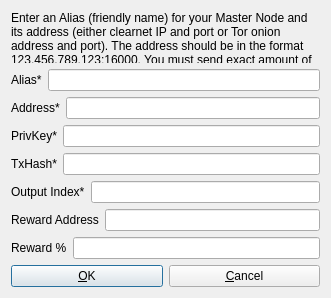
<?xml version="1.0" encoding="UTF-8"?>
<ui version="4.0">
 <class>AddEditAdrenalineNode</class>
 <widget class="QDialog" name="AddEditAdrenalineNode">
  <property name="geometry">
   <rect>
    <x>0</x>
    <y>0</y>
    <width>331</width>
    <height>298</height>
   </rect>
  </property>
  <property name="windowTitle">
   <string>Add/Edit MAZE Node</string>
  </property>
  <property name="modal">
   <bool>true</bool>
  </property>
  <layout class="QVBoxLayout" name="verticalLayout">
   <item>
    <widget class="QLabel" name="label_9">
     <property name="sizePolicy">
      <sizepolicy hsizetype="Preferred" vsizetype="Expanding">
       <horstretch>0</horstretch>
       <verstretch>0</verstretch>
      </sizepolicy>
     </property>
     <property name="text">
      <string>&lt;html&gt;&lt;head/&gt;&lt;body&gt;&lt;p&gt;Enter an Alias (friendly name) for your Master Node and its address (either clearnet IP and port or Tor onion address and port). The address should be in the format 123.456.789.123:16000. You must send exact amount of MAZE to the collateral address.&lt;/p&gt;&lt;/body&gt;&lt;/html&gt;</string>
     </property>
     <property name="wordWrap">
      <bool>true</bool>
     </property>
    </widget>
   </item>
   <item>
    <layout class="QHBoxLayout" name="horizontalLayout_4">
     <property name="bottomMargin">
      <number>0</number>
     </property>
     <item>
      <widget class="QLabel" name="label_4">
       <property name="text">
        <string>Alias*</string>
       </property>
      </widget>
     </item>
     <item>
      <widget class="QLineEdit" name="aliasLineEdit"/>
     </item>
    </layout>
   </item>
   <item>
    <layout class="QHBoxLayout" name="horizontalLayout_5">
     <property name="bottomMargin">
      <number>0</number>
     </property>
     <item>
      <widget class="QLabel" name="label_6">
       <property name="text">
        <string>Address*</string>
       </property>
      </widget>
     </item>
     <item>
      <widget class="QLineEdit" name="addressLineEdit"/>
     </item>
    </layout>
   </item>
   <item>
    <layout class="QHBoxLayout" name="horizontalLayout_3">
     <property name="bottomMargin">
      <number>0</number>
     </property>
     <item>
      <widget class="QLabel" name="label_5">
       <property name="text">
        <string>PrivKey*</string>
       </property>
      </widget>
     </item>
     <item>
      <widget class="QLineEdit" name="privkeyLineEdit"/>
     </item>
    </layout>
   </item>
   <item>
    <layout class="QHBoxLayout" name="horizontalLayout_2">
     <property name="bottomMargin">
      <number>0</number>
     </property>
     <item>
      <widget class="QLabel" name="label_2">
       <property name="text">
        <string>TxHash*</string>
       </property>
      </widget>
     </item>
     <item>
      <widget class="QLineEdit" name="txhashLineEdit"/>
     </item>
    </layout>
   </item>
   <item>
    <layout class="QHBoxLayout" name="horizontalLayout_8">
     <property name="bottomMargin">
      <number>0</number>
     </property>
     <item>
      <widget class="QLabel" name="label_8">
       <property name="text">
        <string>Output Index*</string>
       </property>
      </widget>
     </item>
     <item>
      <widget class="QLineEdit" name="outputindexLineEdit"/>
     </item>
    </layout>
   </item>
   <item>
    <layout class="QHBoxLayout" name="horizontalLayout_6">
     <property name="bottomMargin">
      <number>0</number>
     </property>
     <item>
      <widget class="QLabel" name="label_3">
       <property name="text">
        <string>Reward Address</string>
       </property>
      </widget>
     </item> 
     <item>
      <widget class="QLineEdit" name="rewardaddressLineEdit"/>
     </item>
    </layout>
   </item>
   <item>
    <layout class="QHBoxLayout" name="horizontalLayout_7">
     <property name="bottomMargin">
      <number>0</number>
     </property>
     <item>
      <widget class="QLabel" name="label_7">
       <property name="text">
        <string>Reward %</string>
       </property>
      </widget>
     </item>
     <item>
      <widget class="QLineEdit" name="rewardpercentageLineEdit"/>
     </item>
    </layout>
   </item>
   <item>
    <layout class="QHBoxLayout" name="horizontalLayout_Buttons">
     <item>
      <widget class="QPushButton" name="okButton">
       <property name="text">
        <string>&amp;OK</string>
       </property>
      </widget>
     </item>
     <item>
      <widget class="QPushButton" name="cancelButton">
       <property name="text">
        <string>&amp;Cancel</string>
       </property>
       <property name="autoDefault">
        <bool>false</bool>
       </property>
      </widget>
     </item>
    </layout>
   </item>
  </layout>
 </widget>
 <resources/>
 <connections/>
</ui>
